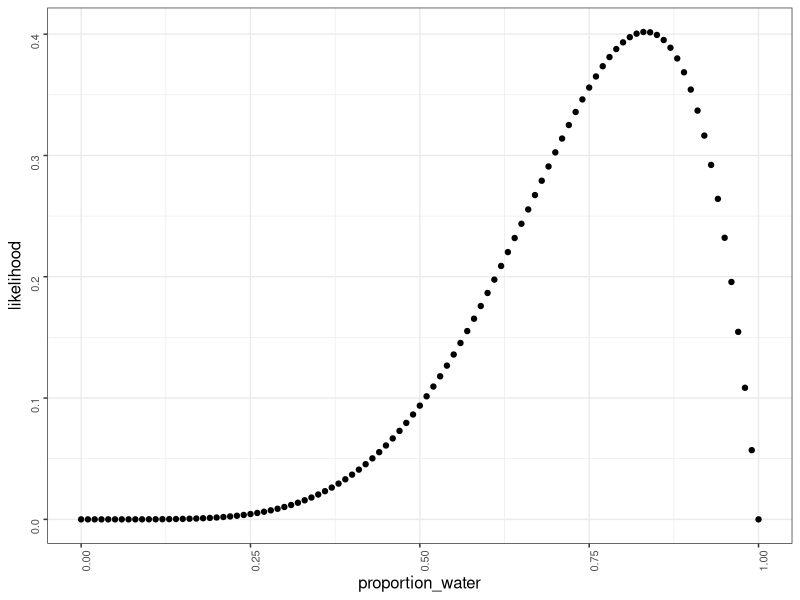
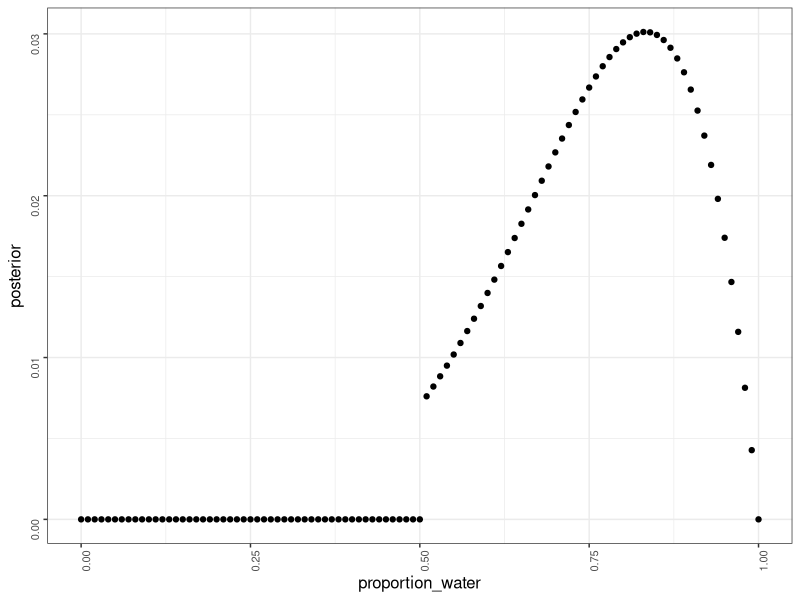

Recreate these plots in R, in order.
## ---- chunk 1
knitr::opts_chunk$set(echo = TRUE)
library(tidyverse)
## ---- chunk 2
data=tibble(trial = seq(1,6), outcome=c("W","W","L","W","W","W"))

## ---- chunk 3
stepsize=0.01
likelhood_tab <- tibble( proportion_water = seq(0,1,stepsize) , likelihood = 0 )
ntot=nrow(data)
nwater = nrow(filter(data,outcome=="W"))
likelhood_tab<-mutate(likelhood_tab, likelihood=dbinom(nwater,ntot,proportion_water))


ggplot( data=likelhood_tab , aes(x=proportion_water,y=likelihood))+
  geom_point()+
  theme_bw()+ 
  theme( axis.text=element_text(family="Helvetica", size=8,angle=90),text=element_text(family="Helvetica", size=12),legend.position = "none")
        

## ---- chunk 4


likelhood_tab<-mutate(likelhood_tab, prior=round(proportion_water)) %>%
  mutate( unstd.posterior=prior*likelihood) %>%
  mutate(posterior = unstd.posterior/sum(unstd.posterior)) %>% view()


ggplot( data=likelhood_tab , aes(x=proportion_water,y=posterior))+
  geom_point()+
  theme_bw()+ 
  theme( axis.text=element_text(family="Helvetica", size=8,angle=90),text=element_text(family="Helvetica", size=12),legend.position = "none")
        

